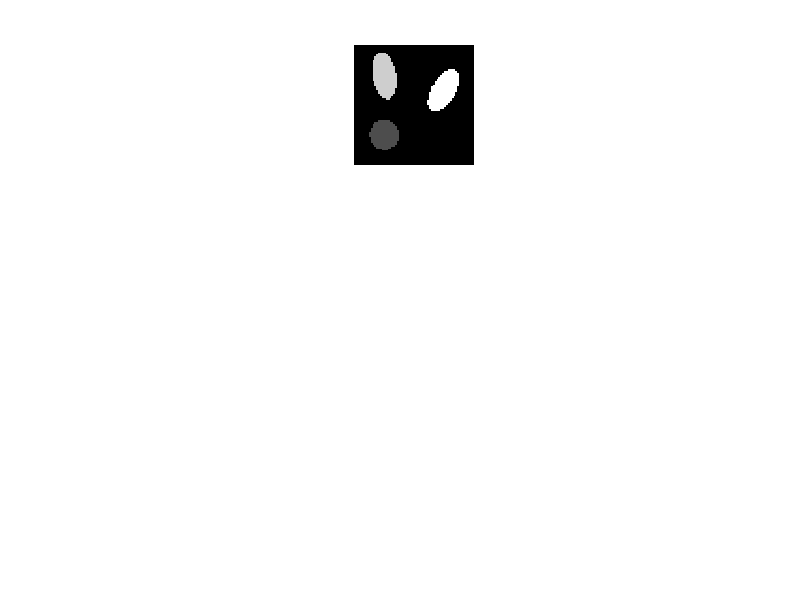

MATLAB code to generate this figure: (Note: this script raises an error after producing the figure.)
% phantom experiemnt Fluor imaging/unfolding 
clear; close all
cd('/home/jschoormans/lood_storage/divi/Projects/cosart/CS_simulations/chemical_shift_fluor19_sims')
addpath(genpath('/home/jschoormans/lood_storage/divi/Projects/cosart/Matlab_Collection/spot-master'))
addpath(genpath('/home/jschoormans/lood_storage/divi/Projects/cosart/Matlab_Collection/exportfig'));
%% parameters
Nx=64;  %number of voxels
Gx=0.0004 %T/m gradient strength 
Lx=0.1; %FOV size 

rr = @(I) reshape(I,[Nx,Nx])

%% create phantom 

P1 = phantom([100,0.4,0.2,0.5,0.25,60], [64]);
P2 = phantom([80,0.2,0.4,-0.5,0.5,10], [64]);
P3 = phantom([30,0.25,0.25,-0.5,-0.5,50], [64]);
I=P1+P2+P3;

figure(1); subplot(311); imshow(I,[]);axis off;


%%
[PFCE,PFCE_alpha,PFOB,PFOB_alpha]=calcspectra(Gx,Nx,Lx)

% HOW TO DEAL WITH THIS DISCRETIZATION???
Spectrum=zeros(1,15);

Spectrum(round(PFOB)+abs(min(round(PFOB)))+1)=PFOB_alpha./sum(PFOB_alpha(:))
figure(1); subplot(312); stem(Spectrum); 

offset=-(min(round(PFOB)));
A=opConvolve(Nx,Nx,Spectrum,[0 offset],'cyclic') %cyclic/ truncated?
Ic=A*I(:);
figure(1); subplot(313);  imshow(rr(Ic),[]); axis off;

%% 
figure(2); subplot(221); imshow(rr(I),[]); axis off; title('phantom - no noise')

%% inverse; kspace

F=opDFT2(64,64,1);
K=F*A*I(:);

sigma2=0;
K=K+randn(size(K))*sigma2; %add noise to K

A2=F*A; 
A2I=opInverse(A2)

Klin=opInverse(A2)*K;

figure(2); subplot(222); imshow(rr(Klin),[]); axis off; title('deconvolution')


 figure(2); subplot(223); imshow(rr(abs(opInverse(F)*K)),[]); axis off; title('linear recon of noisy kspace')

%% recon in k-space (do spectrum shift in k-space, no need for FFT all the time??) 

CGK=nl_conjgrad_fluor(A2,K,zeros(size(K)),50,I(:),0,64,64); 
figure(2); subplot(224); imshow(rr(abs(CGK)),[]); axis off; title('CG-k space')

cd('/home/jschoormans/lood_storage/divi/Projects/cosart/CS_simulations/chemical_shift_fluor19_sims/figs')

figure(3); imshow(rr(I),[]); axis off;
export_fig phantom.pdf -native
figure(4); imshow(rr(Klin),[]); axis off
export_fig deconvolution.pdf -native
figure(5); imshow(rr(abs(opInverse(F)*K)),[]); axis off;
export_fig linear_recon.pdf -native
figure(6); imshow(rr(abs(CGK)),[]); axis off;
export_fig CG.pdf -native